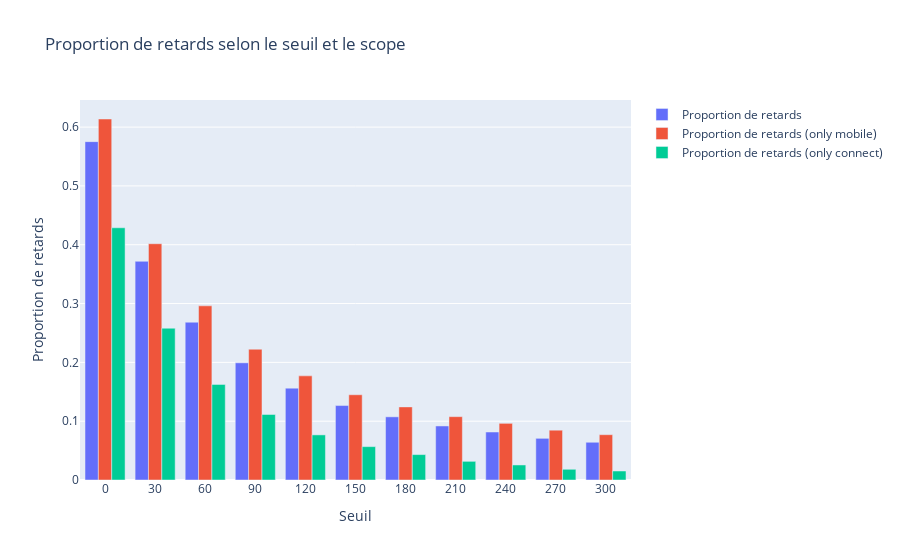

Notebook source saved alongside this figure:
### Code cell
def calculate_proportions2(df):
    thresholds_in_minutes = [0, 30, 60, 90, 120, 150, 180, 210, 240, 270, 300]
    mask = (df['delay_at_checkout_in_minutes'].notnull())
    mask_connect = (df['checkin_type'] == 'connect')
    mask_mobile = (df['checkin_type'] == 'mobile')
    proportions = pd.DataFrame({
        'thresholds': thresholds_in_minutes,
        'prop_retards': [df.loc[mask, 'delay_at_checkout_in_minutes'].
                        gt(threshold).mean() for threshold in thresholds_in_minutes],
        'prop_retards_connect': [df.loc[mask & mask_connect, 'delay_at_checkout_in_minutes'].
                                gt(threshold).mean() for threshold in thresholds_in_minutes],
        'prop_retards_mobile': [df.loc[mask & mask_mobile, 'delay_at_checkout_in_minutes'].
                                gt(threshold).mean() for threshold in thresholds_in_minutes]
    })
    return proportions

proportion_de_retards = calculate_proportions2(df_delay)

fig5 = go.Figure()
fig5.add_trace(
    go.Bar(
        x=proportion_de_retards["thresholds"],
        y=proportion_de_retards["prop_retards"],
        name="Proportion de retards"
    )
)
fig5.add_trace(
    go.Bar(
        x=proportion_de_retards["thresholds"],
        y=proportion_de_retards["prop_retards_mobile"],
        name="Proportion de retards (only mobile)"
    )
)
fig5.add_trace(
    go.Bar(
        x=proportion_de_retards["thresholds"],
        y=proportion_de_retards["prop_retards_connect"],
        name="Proportion de retards (only connect)"
    )
)
fig5.update_layout(
    title='Proportion de retards selon le seuil et le scope',
    xaxis_title='Seuil',
    yaxis_title='Proportion de retards',
    bargap=0.2
)
fig5.show()

### Figure 1 — Plotly figure (JSON) as saved in the notebook; plotly's stock layout.template omitted (floating-point values rounded to 4 significant figures)
{"data": [{"name": "Proportion de retards", "type": "bar", "x": [0, 30, 60, 90, 120, 150, 180, 210, 240, 270, 300], "y": [0.5753, 0.3718, 0.2683, 0.1993, 0.1562, 0.1266, 0.1074, 0.09189, 0.08161, 0.07084, 0.06417]}, {"name": "Proportion de retards (only mobile)", "type": "bar", "x": [0, 30, 60, 90, 120, 150, 180, 210, 240, 270, 300], "y": [0.6138, 0.4017, 0.2961, 0.2223, 0.1771, 0.1449, 0.1243, 0.1077, 0.09634, 0.08467, 0.07702]}, {"name": "Proportion de retards (only connect)", "type": "bar", "x": [0, 30, 60, 90, 120, 150, 180, 210, 240, 270, 300], "y": [0.4289, 0.2581, 0.1626, 0.1114, 0.07672, 0.05673, 0.04321, 0.03175, 0.02557, 0.01822, 0.01529]}], "layout": {"bargap": 0.2, "title": {"text": "Proportion de retards selon le seuil et le scope"}, "xaxis": {"title": {"text": "Seuil"}}, "yaxis": {"title": {"text": "Proportion de retards"}}}}
